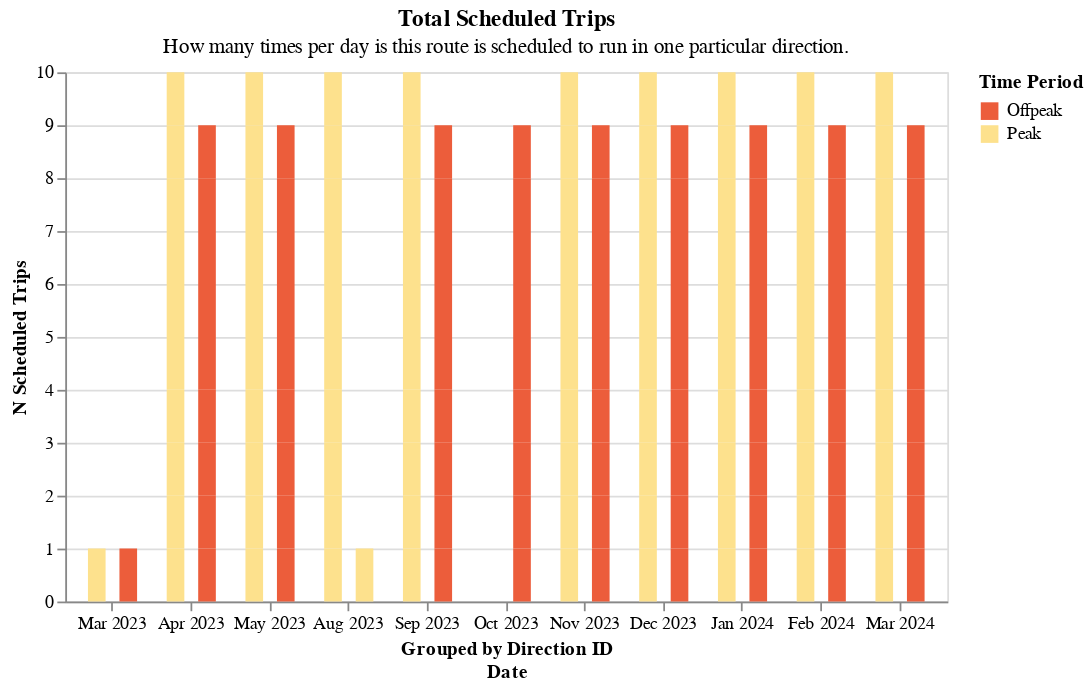

The notebook cell saved with this chart:
### Code cell
grouped_bar_chart(
    df=one_route.loc[one_route.time_period != "all_day"],
    color_col="time_period",
    y_col="n_scheduled_trips",
    offset_col="direction_id",
    title="Total Scheduled Trips",
    subtitle="How many times per day is this route is scheduled to run in one particular direction.",
)

### Figure 1 — Vega-Lite specification as saved in the notebook (floating-point values rounded to 4 significant figures; data arrays with more than 128 entries replaced by an {"elided": "..."} marker saying what was removed)
{"config": {"view": {"continuousWidth": 300, "continuousHeight": 300}}, "data": {"name": "data-8d81ec77967c93c2e495e3987314f636"}, "mark": {"type": "bar", "size": 10}, "encoding": {"color": {"field": "time_period", "scale": {"range": ["#ec5d3b", "#fde18d", "#7cc665"]}, "title": "Time Period", "type": "nominal"}, "tooltip": [{"field": "direction_id", "type": "quantitative"}, {"field": "time_period", "type": "nominal"}, {"field": "route_combined_name", "type": "nominal"}, {"field": "organization_name", "type": "nominal"}, {"field": "service_date", "type": "temporal"}, {"field": "time_period", "type": "nominal"}, {"field": "n_scheduled_trips", "type": "quantitative"}], "x": {"axis": {"format": "%b %Y"}, "field": "service_date", "timeUnit": "yearmonthdate", "title": ["Grouped by Direction ID", "Date"], "type": "ordinal"}, "xOffset": {"field": "direction_id", "title": "Direction Id", "type": "nominal"}, "y": {"field": "n_scheduled_trips", "title": "N Scheduled Trips", "type": "quantitative"}}, "height": 300, "title": {"text": ["Total Scheduled Trips"], "subtitle": ["How many times per day is this route is scheduled to run in one particular direction."]}, "width": 500, "$schema": "https://vega.github.io/schema/vega-lite/v5.14.1.json", "datasets": {"data-8d81ec77967c93c2e495e3987314f636": {"elided": "174 records"}}}
